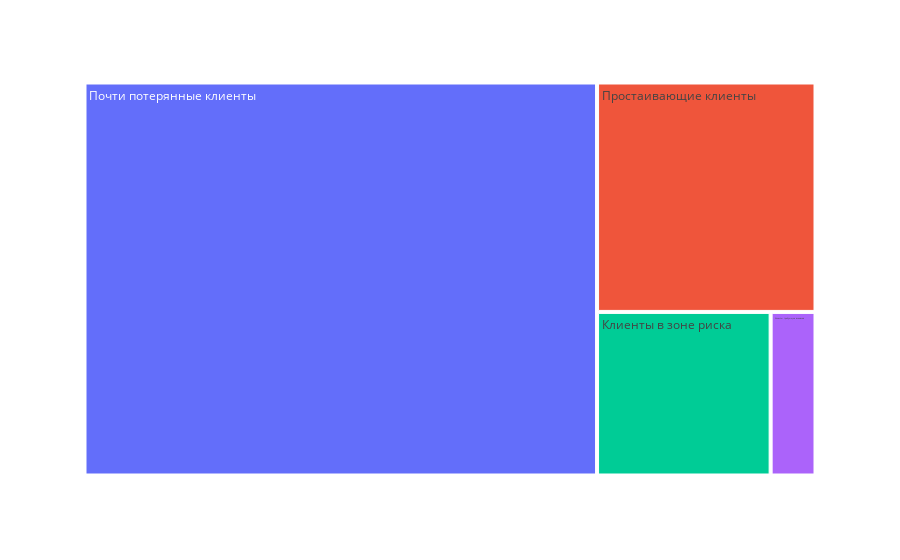

The notebook cell saved with this chart:
### Markdown cell above
### Ообразим получившиеся результаты на графиках

### Code cell
# treemap
px.treemap(data_plot, path=['Segment'], values='all_users')

### Figure 1 — Plotly figure (JSON) as saved in the notebook; plotly's stock layout.template omitted (floating-point values rounded to 4 significant figures)
{"data": [{"branchvalues": "total", "domain": {"x": [0, 1], "y": [0, 1]}, "hovertemplate": "labels=%{label}<br>all_users=%{value}<br>parent=%{parent}<br>id=%{id}<extra></extra>", "ids": ["Клиенты в зоне риска", "Клиенты требующие внимания", "Почти потерянные клиенты", "Простаивающие клиенты"], "labels": ["Клиенты в зоне риска", "Клиенты требующие внимания", "Почти потерянные клиенты", "Простаивающие клиенты"], "name": "", "parents": ["", "", "", ""], "type": "treemap", "values": [9431, 2438, 66905, 16646]}], "layout": {"autosize": true, "legend": {"tracegroupgap": 0}, "margin": {"t": 60}}}
